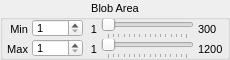
               <widget class="QGroupBox" name="groupBox_blobArea">
                <property name="minimumSize">
                 <size>
                  <width>230</width>
                  <height>60</height>
                 </size>
                </property>
                <property name="maximumSize">
                 <size>
                  <width>230</width>
                  <height>60</height>
                 </size>
                </property>
                <property name="font">
                 <font>
                  <pointsize>8</pointsize>
                 </font>
                </property>
                <property name="title">
                 <string>Blob Area</string>
                </property>
                <property name="alignment">
                 <set>Qt::AlignCenter</set>
                </property>
                <layout class="QGridLayout" name="gridLayout_6">
                 <property name="leftMargin">
                  <number>4</number>
                 </property>
                 <property name="topMargin">
                  <number>0</number>
                 </property>
                 <property name="rightMargin">
                  <number>4</number>
                 </property>
                 <property name="bottomMargin">
                  <number>0</number>
                 </property>
                 <property name="horizontalSpacing">
                  <number>4</number>
                 </property>
                 <property name="verticalSpacing">
                  <number>2</number>
                 </property>
                 <item row="0" column="0">
                  <widget class="QLabel" name="label_21">
                   <property name="sizePolicy">
                    <sizepolicy hsizetype="Preferred" vsizetype="Preferred">
                     <horstretch>0</horstretch>
                     <verstretch>0</verstretch>
                    </sizepolicy>
                   </property>
                   <property name="minimumSize">
                    <size>
                     <width>0</width>
                     <height>20</height>
                    </size>
                   </property>
                   <property name="maximumSize">
                    <size>
                     <width>16777215</width>
                     <height>20</height>
                    </size>
                   </property>
                   <property name="font">
                    <font>
                     <family>MS Shell Dlg 2</family>
                     <pointsize>8</pointsize>
                    </font>
                   </property>
                   <property name="text">
                    <string>Min</string>
                   </property>
                   <property name="alignment">
                    <set>Qt::AlignRight|Qt::AlignTrailing|Qt::AlignVCenter</set>
                   </property>
                  </widget>
                 </item>
                 <item row="0" column="4">
                  <widget class="QLabel" name="label_22">
                   <property name="minimumSize">
                    <size>
                     <width>0</width>
                     <height>20</height>
                    </size>
                   </property>
                   <property name="maximumSize">
                    <size>
                     <width>16777215</width>
                     <height>20</height>
                    </size>
                   </property>
                   <property name="font">
                    <font>
                     <family>MS Shell Dlg 2</family>
                     <pointsize>8</pointsize>
                    </font>
                   </property>
                   <property name="text">
                    <string>300</string>
                   </property>
                   <property name="alignment">
                    <set>Qt::AlignLeading|Qt::AlignLeft|Qt::AlignVCenter</set>
                   </property>
                  </widget>
                 </item>
                 <item row="1" column="0">
                  <widget class="QLabel" name="label_23">
                   <property name="sizePolicy">
                    <sizepolicy hsizetype="Preferred" vsizetype="Preferred">
                     <horstretch>0</horstretch>
                     <verstretch>0</verstretch>
                    </sizepolicy>
                   </property>
                   <property name="minimumSize">
                    <size>
                     <width>0</width>
                     <height>20</height>
                    </size>
                   </property>
                   <property name="maximumSize">
                    <size>
                     <width>16777215</width>
                     <height>20</height>
                    </size>
                   </property>
                   <property name="font">
                    <font>
                     <family>MS Shell Dlg 2</family>
                     <pointsize>8</pointsize>
                    </font>
                   </property>
                   <property name="text">
                    <string>Max</string>
                   </property>
                   <property name="alignment">
                    <set>Qt::AlignRight|Qt::AlignTrailing|Qt::AlignVCenter</set>
                   </property>
                  </widget>
                 </item>
                 <item row="1" column="2">
                  <widget class="QLabel" name="label_24">
                   <property name="minimumSize">
                    <size>
                     <width>10</width>
                     <height>20</height>
                    </size>
                   </property>
                   <property name="maximumSize">
                    <size>
                     <width>16777215</width>
                     <height>20</height>
                    </size>
                   </property>
                   <property name="font">
                    <font>
                     <family>MS Shell Dlg 2</family>
                     <pointsize>8</pointsize>
                    </font>
                   </property>
                   <property name="text">
                    <string>1</string>
                   </property>
                   <property name="alignment">
                    <set>Qt::AlignRight|Qt::AlignTrailing|Qt::AlignVCenter</set>
                   </property>
                  </widget>
                 </item>
                 <item row="1" column="4">
                  <widget class="QLabel" name="label_25">
                   <property name="minimumSize">
                    <size>
                     <width>0</width>
                     <height>20</height>
                    </size>
                   </property>
                   <property name="maximumSize">
                    <size>
                     <width>16777215</width>
                     <height>20</height>
                    </size>
                   </property>
                   <property name="font">
                    <font>
                     <family>MS Shell Dlg 2</family>
                     <pointsize>8</pointsize>
                    </font>
                   </property>
                   <property name="text">
                    <string>1200</string>
                   </property>
                   <property name="alignment">
                    <set>Qt::AlignLeading|Qt::AlignLeft|Qt::AlignVCenter</set>
                   </property>
                  </widget>
                 </item>
                 <item row="0" column="1">
                  <widget class="QSpinBox" name="spinBox_minBlobSize">
                   <property name="minimumSize">
                    <size>
                     <width>0</width>
                     <height>18</height>
                    </size>
                   </property>
                   <property name="maximumSize">
                    <size>
                     <width>16777215</width>
                     <height>18</height>
                    </size>
                   </property>
                   <property name="minimum">
                    <number>1</number>
                   </property>
                   <property name="maximum">
                    <number>300</number>
                   </property>
                   <property name="singleStep">
                    <number>1</number>
                   </property>
                  </widget>
                 </item>
                 <item row="1" column="1">
                  <widget class="QSpinBox" name="spinBox_maxBlobSize">
                   <property name="minimumSize">
                    <size>
                     <width>0</width>
                     <height>18</height>
                    </size>
                   </property>
                   <property name="maximumSize">
                    <size>
                     <width>16777215</width>
                     <height>18</height>
                    </size>
                   </property>
                   <property name="minimum">
                    <number>1</number>
                   </property>
                   <property name="maximum">
                    <number>1200</number>
                   </property>
                  </widget>
                 </item>
                 <item row="1" column="3">
                  <widget class="QSlider" name="slider_maxBlobSize">
                   <property name="minimumSize">
                    <size>
                     <width>0</width>
                     <height>20</height>
                    </size>
                   </property>
                   <property name="maximumSize">
                    <size>
                     <width>16777215</width>
                     <height>20</height>
                    </size>
                   </property>
                   <property name="minimum">
                    <number>1</number>
                   </property>
                   <property name="maximum">
                    <number>1200</number>
                   </property>
                   <property name="orientation">
                    <enum>Qt::Horizontal</enum>
                   </property>
                   <property name="tickPosition">
                    <enum>QSlider::TicksBelow</enum>
                   </property>
                   <property name="tickInterval">
                    <number>80</number>
                   </property>
                  </widget>
                 </item>
                 <item row="0" column="2">
                  <widget class="QLabel" name="label_26">
                   <property name="minimumSize">
                    <size>
                     <width>10</width>
                     <height>20</height>
                    </size>
                   </property>
                   <property name="maximumSize">
                    <size>
                     <width>16777215</width>
                     <height>20</height>
                    </size>
                   </property>
                   <property name="font">
                    <font>
                     <family>MS Shell Dlg 2</family>
                     <pointsize>8</pointsize>
                    </font>
                   </property>
                   <property name="text">
                    <string>1</string>
                   </property>
                   <property name="alignment">
                    <set>Qt::AlignRight|Qt::AlignTrailing|Qt::AlignVCenter</set>
                   </property>
                  </widget>
                 </item>
                 <item row="0" column="3">
                  <widget class="QSlider" name="slider_minBlobSize">
                   <property name="minimumSize">
                    <size>
                     <width>0</width>
                     <height>20</height>
                    </size>
                   </property>
                   <property name="maximumSize">
                    <size>
                     <width>16777215</width>
                     <height>20</height>
                    </size>
                   </property>
                   <property name="minimum">
                    <number>1</number>
                   </property>
                   <property name="maximum">
                    <number>300</number>
                   </property>
                   <property name="singleStep">
                    <number>1</number>
                   </property>
                   <property name="pageStep">
                    <number>10</number>
                   </property>
                   <property name="orientation">
                    <enum>Qt::Horizontal</enum>
                   </property>
                   <property name="tickPosition">
                    <enum>QSlider::TicksBelow</enum>
                   </property>
                   <property name="tickInterval">
                    <number>20</number>
                   </property>
                  </widget>
                 </item>
                </layout>
               </widget>
